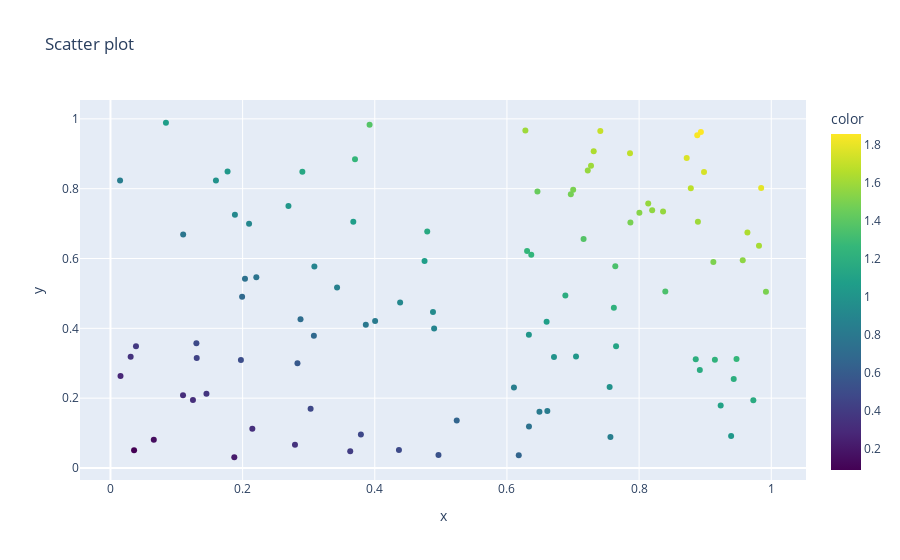
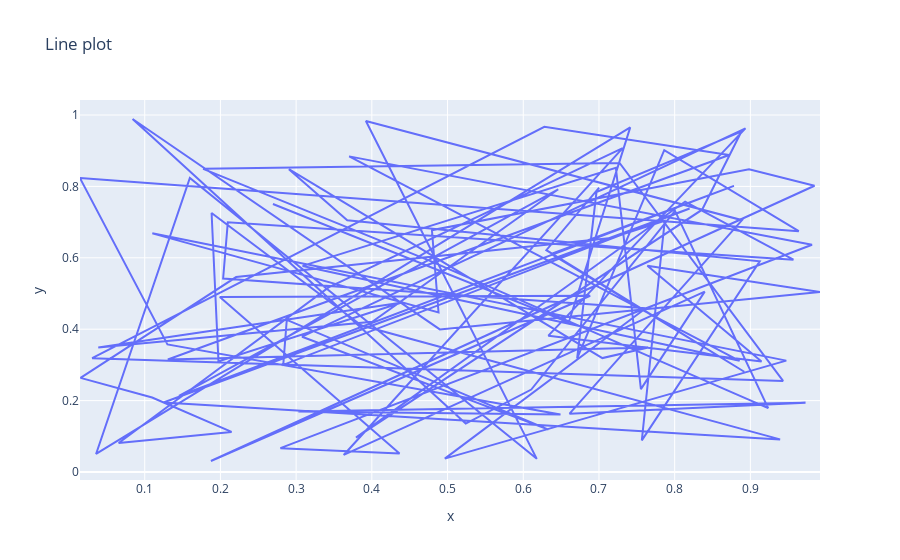

The cell these charts' notebook holds for them, in order:
### Markdown cell above
## 2. Write a program to draw line and scatter plots for random 100 x and y coordinates

### Code cell
import numpy as np
import plotly.express as ex  # Import Plotly Express for plotting
from py_logging import get_debug_logger  # Import the logging function from your logger_config module

def main():
    # Generate 100 random x and y coordinates between 0 and 1
    X = np.random.random(100)
    Y = np.random.random(100)
    
    # Create a scatter plot with Plotly Express
    # `color` parameter uses the sum of X and Y for coloring the points
    # `color_continuous_scale='viridis'` sets the color scale to 'viridis'
    # `title` sets the title of the scatter plot
    fig = ex.scatter(x=X, y=Y, color=X + Y, color_continuous_scale='viridis', title="Scatter plot")
    fig.show()  # Display the scatter plot
    
    # Create a line plot with Plotly Express
    # `title` sets the title of the line plot
    fig_line = ex.line(x=X, y=Y, title='Line plot')
    fig_line.show()  # Display the line plot
    
    # Get a logger instance configured for INFO level
    logger_debug = get_debug_logger(__name__)
    
    # Log a message indicating the completion of the second part of the program
    logger_debug.debug("Second Program completed.")

# Entry point of the script
if __name__ == '__main__':
    main()
